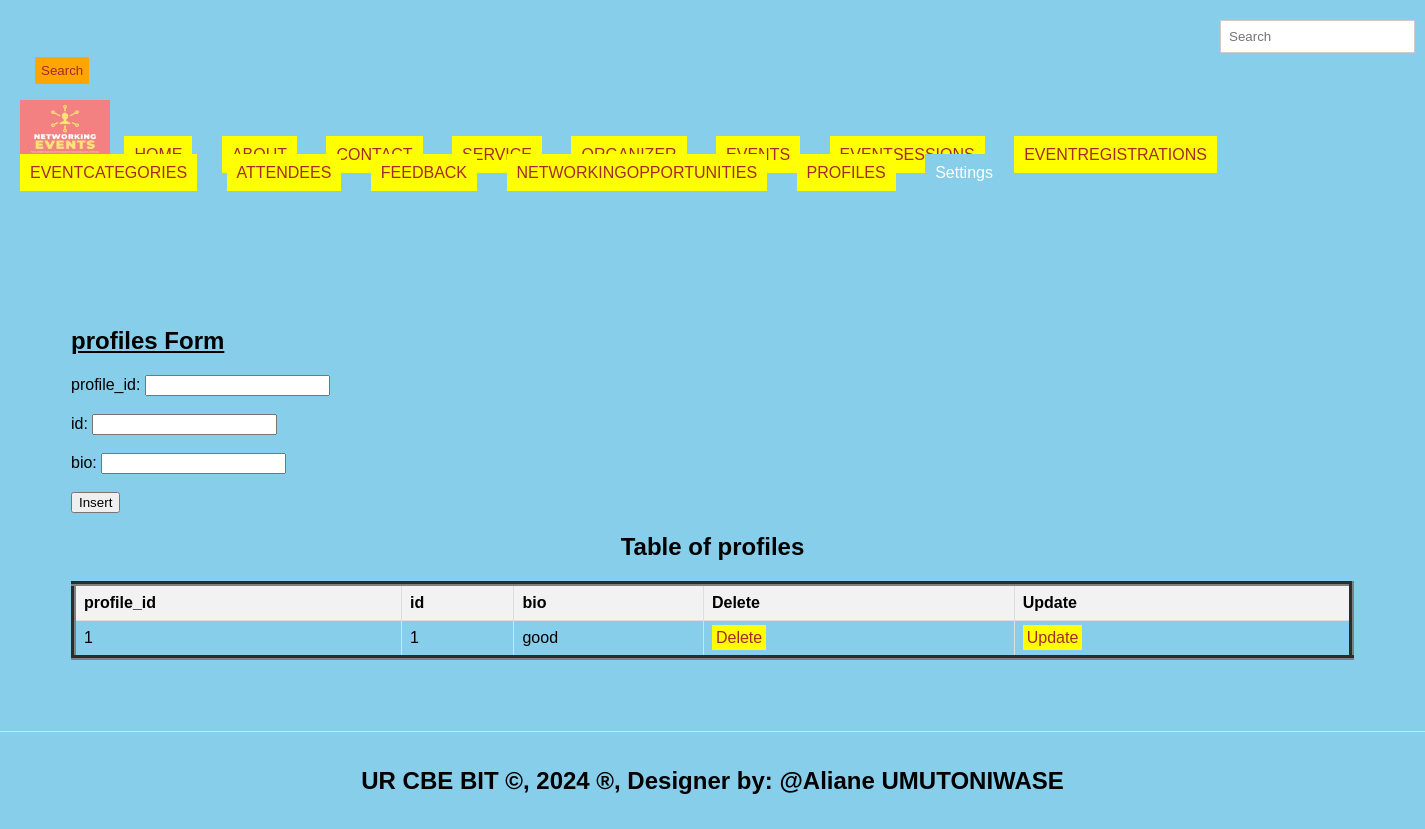
Screenshot of /profiles.php with the database file from the repository.
### tables this page shows
CREATE TABLE `profiles` (
  `profile_id` int(11) NOT NULL,
  `id` int(11) NOT NULL,
  `bio` text DEFAULT NULL
);

### profiles.php (the view, shortened to what this page needs)
<!DOCTYPE html>
<html lang="en">
<head>
  <link rel="stylesheet" type="text/css" href="style.css" title="style 1" media="screen, tv, projection, handheld, print"/>
  </head>
  <header>
<body bgcolor="skyblue">
  <form class="d-flex" role="search" action="search.php">
      <input class="form-control me-2" type="search" placeholder="Search" aria-label="Search" name="query">
      <button class="btn btn-outline-success" type="submit">Search</button>
    </form>
  <ul style="list-style-type: none; padding: 0;">
    <li style="display: inline; margin-right: 10px;">
    <img src="./images/logo.jpg" width="90" height="60" alt="Logo">
  </li>
    <li style="display: inline; margin-right: 10px;"><a href="./home.html">HOME</a>
  </li>
    <li style="display: inline; margin-right: 10px;"><a href="./about.html">ABOUT</a>
  </li>
    <li style="display: inline; margin-right: 10px;"><a href="./contact.html">CONTACT</a>
  </li>
    <li style="display: inline; margin-right: 10px;"><a href="./Service.html">SERVICE</a>
  </li>
    <li style="display: inline; margin-right: 10px;"><a href="./organizer.php">ORGANIZER</a>
  </li>
    <li style="display: inline; margin-right: 10px;"><a href="./events.php">EVENTS</a>
  </li>
    <li style="display: inline; margin-right: 10px;"><a href="./eventsessions.php">EVENTSESSIONS</a>
  </li>
    <li style="display: inline; margin-right: 10px;"><a href="./eventregistrations.php">EVENTREGISTRATIONS</a>
  </li>
    <li style="display: inline; margin-right: 10px;"><a href="./eventcategories.php">EVENTCATEGORIES</a>
  </li>
    <li style="display: inline; margin-right: 10px;"><a href="./attendees.php">ATTENDEES</a>
  </li>
    <li style="display: inline; margin-right: 10px;"><a href="./feedback.php">FEEDBACK</a>
  </li>
    <li style="display: inline; margin-right: 10px;"><a href="./networking_opportunities.php">NETWORKINGOPPORTUNITIES</a>
  </li>
  <li style="display: inline; margin-right: 10px;"><a href="./profiles.php">PROFILES</a>
  </li>
    <li class="dropdown" style="display: inline; margin-right: 10px;">
      <a href="#" style="padding: 10px; color: white; background-color: skyblue; text-decoration: none; margin-right: 15px;">Settings</a>
    </li><br><br>
  </ul>
</header>
<section>
    <h1><u> profiles Form </u></h1>
    <form method="post" onsubmit="return confirmInsert();">
        <label for="pid">profile_id:</label>
        <input type="number" id="pid" name="pid"><br><br>
        <label for="uid">id:</label>
        <input type="number" id="uid" name="uid"><br><br>
        <label for="bo">bio:</label>
        <input type="text" id="bo" name="bo" required><br><br>
        <input type="submit" name="add" value="Insert">
    </form>
<!DOCTYPE html>
<html>
<head>
</head>
<body>
    <center><h2>Table of profiles</h2></center>
    <table border="5">
        <tr>
            <th>profile_id</th>
            <th>id</th>
            <th>bio</th>
            <th>Delete</th>
            <th>Update</th>
        </tr>
        <?php
      include('database_connection.php');
        $sql = "SELECT * FROM profiles";
        $result = $connection->query($sql);
        if ($result->num_rows > 0) {
            while ($row = $result->fetch_assoc()) {
                $pid = $row['profile_id'];
                echo "<tr>
                    <td>" . $row['profile_id'] . "</td>
                    <td>" . $row['id'] . "</td>
                    <td>" . $row['bio'] . "</td>
                    <td><a style='padding:4px' href='delete_profiles.php?profile_id=$pid'>Delete</a></td>
                    <td><a style='padding:4px' href='update_profiles.php?profile_id=$pid'>Update</a></td>
                </tr>";
            }
        } else {
            echo "<tr><td colspan='6'>No data found</td></tr>";
        }
        ?>
    </table>
</body>
    </section>
<footer>
  <center>
    <marquee behavior='alternate'>
    <b><h2>UR CBE BIT &copy, 2024 &reg, Designer by: @Aliane UMUTONIWASE</h2></b>
  </marquee>
  </center>
</footer>
</body>
</html>

### style.css (style rules this page uses)
body { font-family: Arial, sans-serif; margin: 0; padding: 0; }
.form-control { padding: 8px; margin-left: 4px; border: 1px solid #ccc; }
.btn { padding: 6px; background-color: orange; color: brown; border: none; }
.dropdown { position: relative; display: inline; margin-right: 10px; }
body { font-family: Arial,sans-serif; margin:0; padding:0; }
header { background-color:skyblue; padding: 20px; }
.dropdown { position: right; display:right; direction:rtl; }
section { padding:28px; border-bottom: 1px solid #ddd; }
footer { text-align: center; padding: 15px; background-color:skyblue; }

### profiles.php (style rules this page uses)
a { padding: 10px; color: white; background-color: yellow; text-decoration: none; margin-right: 15px; }
a:link { color: brown; }
button.btn { margin-left: 15px; margin-top: 4px; }
input.form-control { margin-left: 1200px; padding: 8px; }
header { background-color:skyblue; }
section { padding:71px; border-bottom: 1px solid #ddd; }
footer { text-align: center; padding: 15px; background-color:skyblue; }
table { width: 100%; border-collapse: collapse; }
th, td { border: 1px solid #ddd; padding: 8px; text-align: left; }
th { background-color: #f2f2f2; }

### rows the page displays
profiles: profile_id "1", id "1", bio "good"
